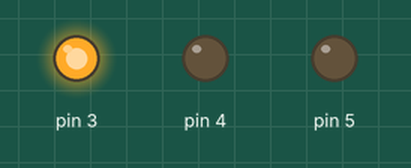
Simulated run of this sketch. Board: Arduino Uno, built with avr-gcc and run on an emulated ATmega328P. Shown: output pins drawn as LEDs (lit = HIGH).

Above: at 0.2 s.
At 2.2 s:
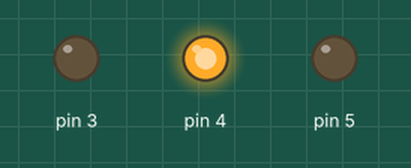
At 4.5 s:
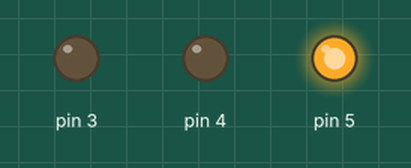
Timing chart, 0 to 6.9 s (numbered marks = the images above):
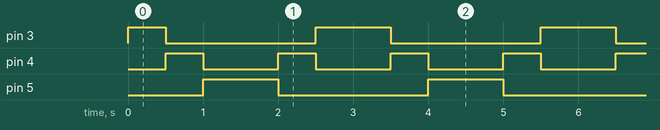

The sketch:

Code.ino
```cpp
int timer = 500;

void setup()
{
  for (int thisPin = 3; thisPin < 6; thisPin++){
    pinMode(thisPin, OUTPUT);
  }
}

void loop()
{
  for (int thisPin = 3; thisPin < 6; thisPin++){
    digitalWrite(thisPin, HIGH);
    delay(timer);
    digitalWrite(thisPin, LOW);
  }
  for (int thisPin = 5; thisPin >= 3; thisPin--){
    digitalWrite(thisPin, HIGH);
    delay(timer);
    digitalWrite(thisPin, LOW);
  }
}
    
```

Measured:
- by itself, pin 3: repeats every 3.0 s: LOW 2.0 s, HIGH 1.0 s
- by itself, pin 4: alternates HIGH for 0.50 s and LOW for 1.0 s
- by itself, pin 5: alternates HIGH for 1.0 s and LOW for 2.0 s
